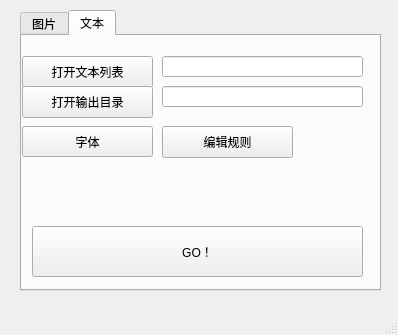
<?xml version="1.0" encoding="UTF-8"?>
<ui version="4.0">
 <class>MainWindow</class>
 <widget class="QMainWindow" name="MainWindow">
  <property name="geometry">
   <rect>
    <x>0</x>
    <y>0</y>
    <width>398</width>
    <height>335</height>
   </rect>
  </property>
  <property name="windowTitle">
   <string>MainWindow</string>
  </property>
  <widget class="QWidget" name="centralWidget">
   <widget class="QTabWidget" name="tabWidget">
    <property name="geometry">
     <rect>
      <x>20</x>
      <y>10</y>
      <width>361</width>
      <height>281</height>
     </rect>
    </property>
    <property name="currentIndex">
     <number>1</number>
    </property>
    <widget class="QWidget" name="tabPicture">
     <attribute name="icon">
      <iconset resource="ImageClipping.qrc">
       <normaloff>:/picture.png</normaloff>:/picture.png</iconset>
     </attribute>
     <attribute name="title">
      <string>图片</string>
     </attribute>
     <widget class="QLabel" name="darkColorLabel">
      <property name="geometry">
       <rect>
        <x>290</x>
        <y>150</y>
        <width>61</width>
        <height>31</height>
       </rect>
      </property>
      <property name="text">
       <string/>
      </property>
     </widget>
     <widget class="QPushButton" name="inputDirButton">
      <property name="geometry">
       <rect>
        <x>0</x>
        <y>10</y>
        <width>131</width>
        <height>32</height>
       </rect>
      </property>
      <property name="text">
       <string>打开批处理目录</string>
      </property>
     </widget>
     <widget class="QLabel" name="label">
      <property name="geometry">
       <rect>
        <x>20</x>
        <y>80</y>
        <width>31</width>
        <height>16</height>
       </rect>
      </property>
      <property name="text">
       <string>宽</string>
      </property>
     </widget>
     <widget class="QLabel" name="lightColorLabel">
      <property name="geometry">
       <rect>
        <x>110</x>
        <y>149</y>
        <width>61</width>
        <height>31</height>
       </rect>
      </property>
      <property name="text">
       <string/>
      </property>
     </widget>
     <widget class="QLabel" name="label_2">
      <property name="geometry">
       <rect>
        <x>170</x>
        <y>80</y>
        <width>62</width>
        <height>16</height>
       </rect>
      </property>
      <property name="text">
       <string>高</string>
      </property>
      <property name="buddy">
       <cstring>heightEdit</cstring>
      </property>
     </widget>
     <widget class="QLineEdit" name="outputDirEdit">
      <property name="geometry">
       <rect>
        <x>140</x>
        <y>40</y>
        <width>201</width>
        <height>21</height>
       </rect>
      </property>
     </widget>
     <widget class="QPushButton" name="outputDirButton">
      <property name="geometry">
       <rect>
        <x>0</x>
        <y>40</y>
        <width>131</width>
        <height>32</height>
       </rect>
      </property>
      <property name="text">
       <string>打开输出目录</string>
      </property>
     </widget>
     <widget class="QPushButton" name="darkColorButton">
      <property name="geometry">
       <rect>
        <x>180</x>
        <y>150</y>
        <width>111</width>
        <height>32</height>
       </rect>
      </property>
      <property name="text">
       <string>深色背景色</string>
      </property>
     </widget>
     <widget class="QPushButton" name="lightColorButton">
      <property name="geometry">
       <rect>
        <x>10</x>
        <y>150</y>
        <width>101</width>
        <height>32</height>
       </rect>
      </property>
      <property name="text">
       <string>浅色背景色</string>
      </property>
     </widget>
     <widget class="QLineEdit" name="paddingEdit">
      <property name="geometry">
       <rect>
        <x>60</x>
        <y>120</y>
        <width>81</width>
        <height>21</height>
       </rect>
      </property>
     </widget>
     <widget class="QLineEdit" name="inputDirEdit">
      <property name="geometry">
       <rect>
        <x>140</x>
        <y>10</y>
        <width>201</width>
        <height>21</height>
       </rect>
      </property>
     </widget>
     <widget class="QLineEdit" name="heightEdit">
      <property name="geometry">
       <rect>
        <x>200</x>
        <y>80</y>
        <width>81</width>
        <height>21</height>
       </rect>
      </property>
     </widget>
     <widget class="QLabel" name="label_3">
      <property name="geometry">
       <rect>
        <x>20</x>
        <y>120</y>
        <width>62</width>
        <height>16</height>
       </rect>
      </property>
      <property name="text">
       <string>边距</string>
      </property>
      <property name="buddy">
       <cstring>paddingEdit</cstring>
      </property>
     </widget>
     <widget class="QLineEdit" name="widthEdit">
      <property name="geometry">
       <rect>
        <x>60</x>
        <y>80</y>
        <width>81</width>
        <height>21</height>
       </rect>
      </property>
     </widget>
     <widget class="QPushButton" name="runButton">
      <property name="geometry">
       <rect>
        <x>10</x>
        <y>190</y>
        <width>331</width>
        <height>51</height>
       </rect>
      </property>
      <property name="text">
       <string>GO！</string>
      </property>
     </widget>
    </widget>
    <widget class="QWidget" name="tabText">
     <attribute name="icon">
      <iconset resource="ImageClipping.qrc">
       <normaloff>:/text.png</normaloff>:/text.png</iconset>
     </attribute>
     <attribute name="title">
      <string>文本</string>
     </attribute>
     <widget class="QPushButton" name="inputTextListButton">
      <property name="geometry">
       <rect>
        <x>0</x>
        <y>20</y>
        <width>131</width>
        <height>32</height>
       </rect>
      </property>
      <property name="text">
       <string>打开文本列表</string>
      </property>
     </widget>
     <widget class="QLineEdit" name="inputTextListEdit">
      <property name="geometry">
       <rect>
        <x>140</x>
        <y>20</y>
        <width>201</width>
        <height>21</height>
       </rect>
      </property>
     </widget>
     <widget class="QLineEdit" name="outputTextDirEdit">
      <property name="geometry">
       <rect>
        <x>140</x>
        <y>50</y>
        <width>201</width>
        <height>21</height>
       </rect>
      </property>
     </widget>
     <widget class="QPushButton" name="outputTextDirButton">
      <property name="geometry">
       <rect>
        <x>0</x>
        <y>50</y>
        <width>131</width>
        <height>32</height>
       </rect>
      </property>
      <property name="text">
       <string>打开输出目录</string>
      </property>
     </widget>
     <widget class="QPushButton" name="runTextButton">
      <property name="geometry">
       <rect>
        <x>10</x>
        <y>190</y>
        <width>331</width>
        <height>51</height>
       </rect>
      </property>
      <property name="text">
       <string>GO！</string>
      </property>
     </widget>
     <widget class="QPushButton" name="editRuleButton">
      <property name="geometry">
       <rect>
        <x>140</x>
        <y>90</y>
        <width>131</width>
        <height>32</height>
       </rect>
      </property>
      <property name="text">
       <string>编辑规则</string>
      </property>
     </widget>
     <widget class="QPushButton" name="selectFontButton">
      <property name="geometry">
       <rect>
        <x>0</x>
        <y>90</y>
        <width>131</width>
        <height>31</height>
       </rect>
      </property>
      <property name="text">
       <string>字体</string>
      </property>
     </widget>
    </widget>
   </widget>
  </widget>
  <widget class="QStatusBar" name="statusBar"/>
 </widget>
 <layoutdefault spacing="6" margin="11"/>
 <resources>
  <include location="ImageClipping.qrc"/>
 </resources>
 <connections/>
</ui>
